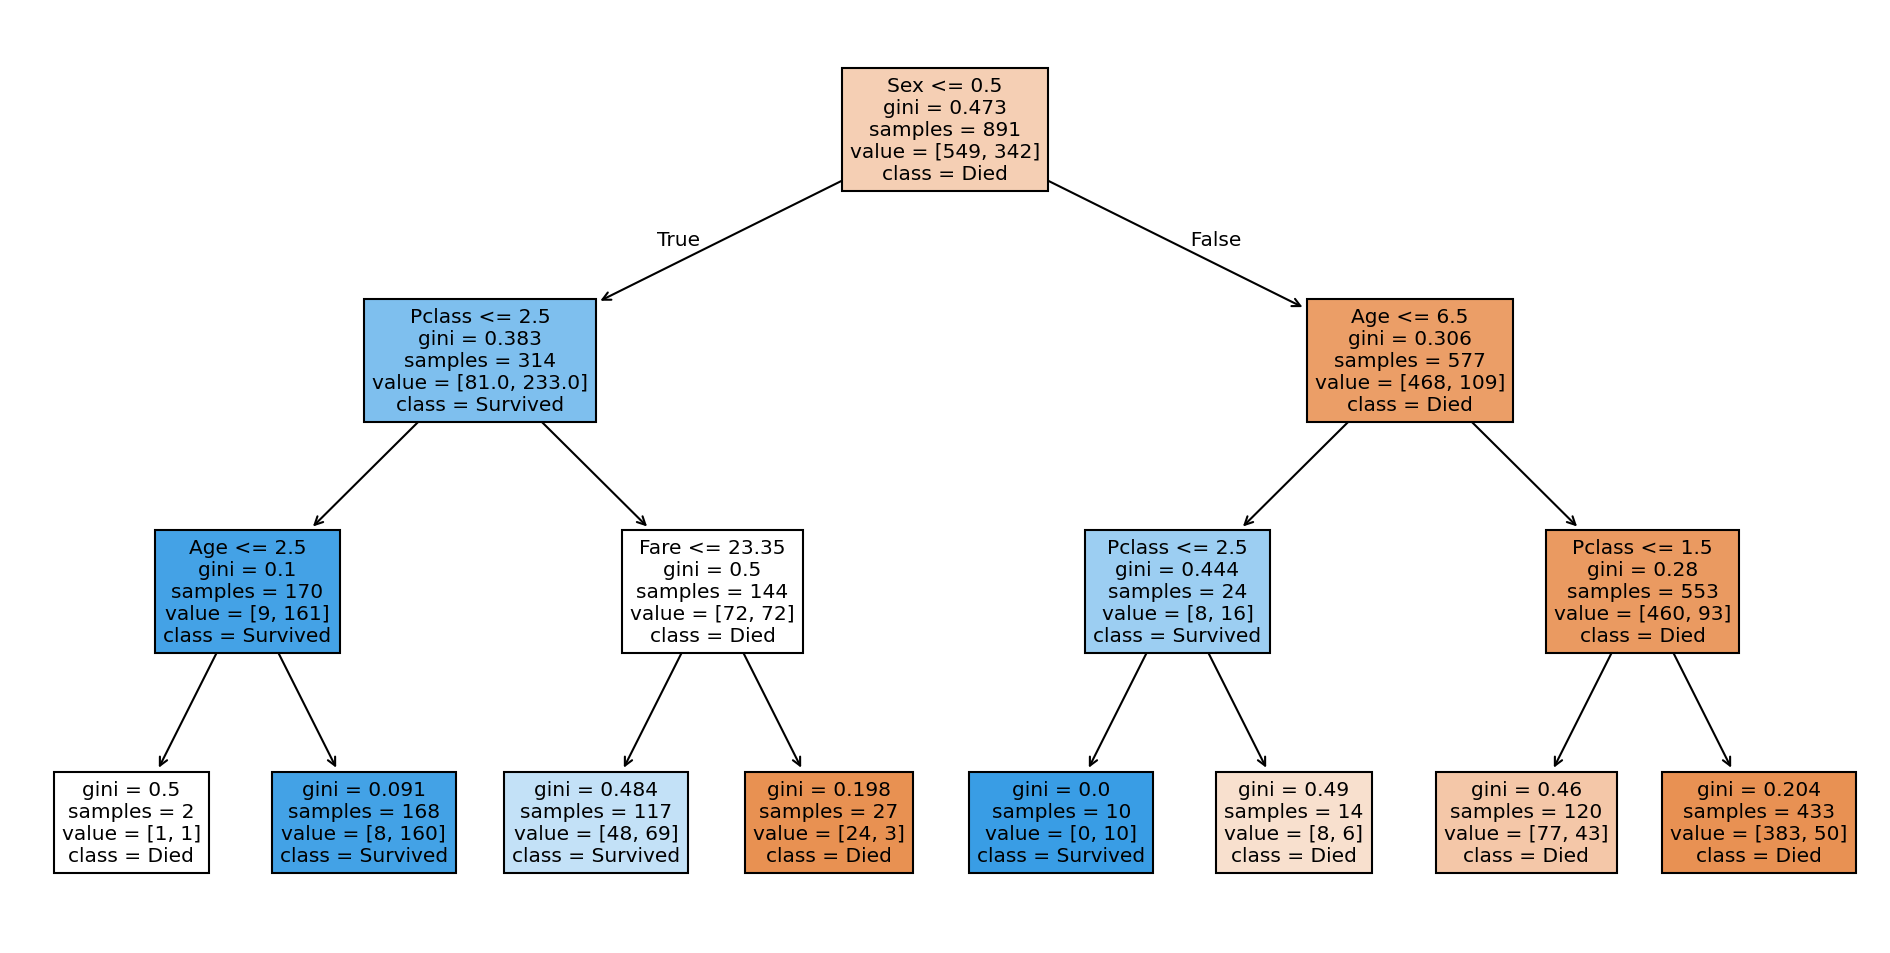

Recreate this plot in Python.
import pandas as pd
import matplotlib.pyplot as plt
from sklearn.tree import DecisionTreeClassifier, plot_tree

df = pd.read_csv("titanic.csv")
df["Sex"] = (df["Sex"] == "male").astype(int)
df["Age"] = df["Age"].fillna(df["Age"].median())

features = ["Pclass", "Sex", "Age", "Fare"]
X, y = df[features], df["Survived"]

clf = DecisionTreeClassifier(max_depth=3, random_state=0).fit(X, y)
print("accuracy:", clf.score(X, y))

plt.figure(figsize=(16, 8))
plot_tree(clf, feature_names=features, class_names=["Died", "Survived"], filled=True)
plt.savefig("titanic_tree.png", dpi=150, bbox_inches="tight")
